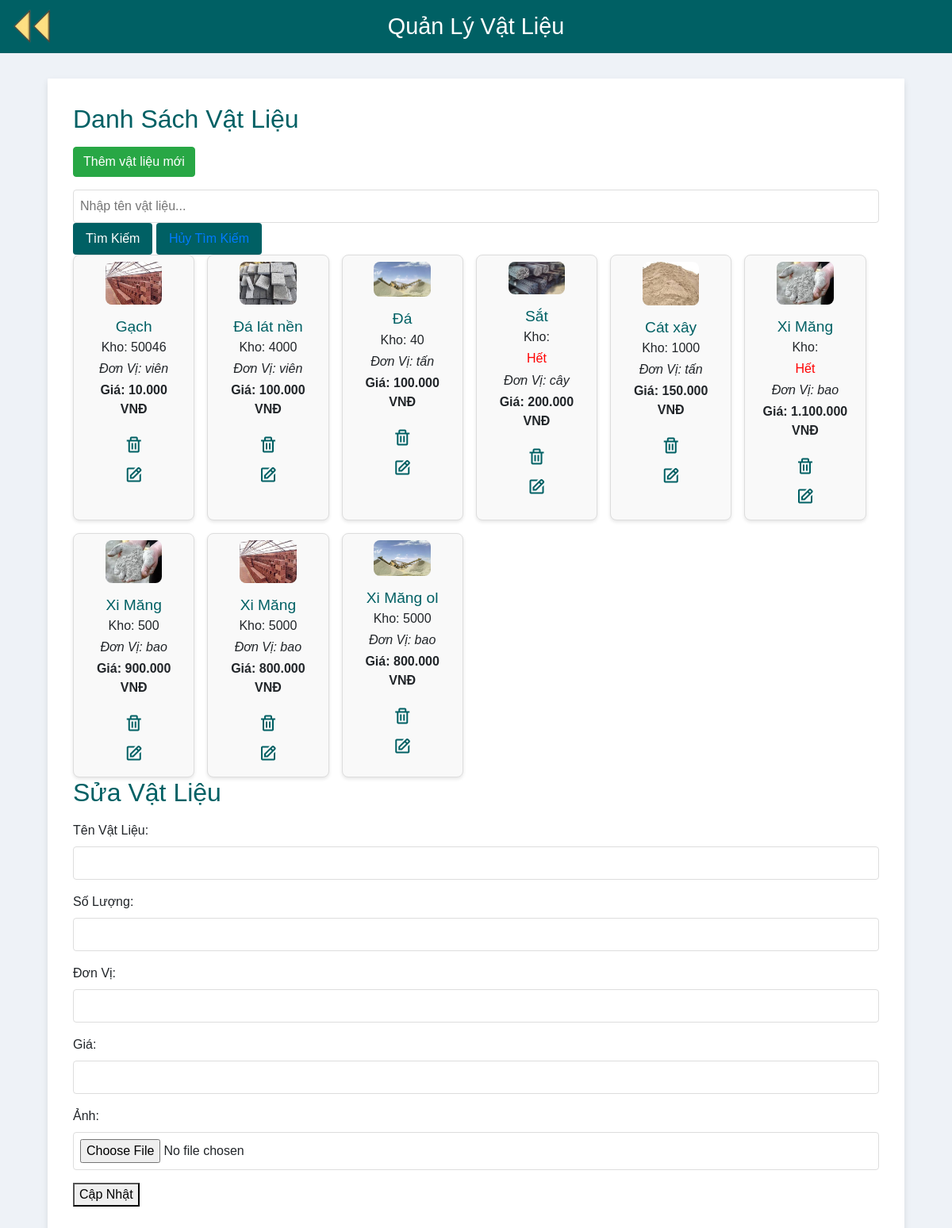
Screenshot of /quanli.php with the database file from the repository.
### tables this page shows
CREATE TABLE `materials` (
  `id` int(11) NOT NULL,
  `name` varchar(50) NOT NULL,
  `quantity` int(11) NOT NULL,
  `price` varchar(50) NOT NULL,
  `unit` varchar(50) DEFAULT NULL,
  `image` varchar(300) NOT NULL
);

### quanli.php (the view, shortened to what this page needs)
<?php
$servername = "localhost";
$username = "root";
$password = "";
$dbname = "quan_ly_vat_lieu";
$conn = new mysqli($servername, $username, $password, $dbname);
function getMaterials() {
    global $conn;
    $sql = "SELECT * FROM materials";
    $result = $conn->query($sql);
    $materials = array();
    if ($result->num_rows > 0) {
        while($row = $result->fetch_assoc()) {
            $materials[] = $row;
        }
    }
    return $materials;
}
$materials = getMaterials();
if ($_SERVER['REQUEST_METHOD'] == 'POST' && isset($_POST['search'])) {
    $searchKeyword = $_POST['searchKeyword'];
    $materials = searchMaterials($searchKeyword);
} else {
    $materials = getMaterials();
}
?>
<!DOCTYPE html>
<html lang="vi">
<head>
    <link href='https://unpkg.com/boxicons@2.1.4/css/boxicons.min.css' rel='stylesheet'>
    <link rel="stylesheet" href="https://cdn.jsdelivr.net/npm/bootstrap@4.6.2/dist/css/bootstrap.min.css">
</head>
<body>
    <header>
        <a href="dashboard.php"><img src="./img/qdd.png" alt="Logo"></a>
        <h1>Quản Lý Vật Liệu</h1>
    </header>
    <div class="container">
        <h2>Danh Sách Vật Liệu</h2>
        <button type="button" class="btn btn-success" data-toggle="modal" data-target="#myModal">Thêm vật liệu
            mới</button>
        <form method="POST">
            <input type="text" name="searchKeyword" placeholder="Nhập tên vật liệu...">
            <button class="tkim" type="submit" name="search">Tìm Kiếm</button>
            <button class="tkim" type="submit" class="huytim"><a href="quanli.php">Hủy Tìm Kiếm</a></button>
        </form>
        <div class="material-list">
            <?php foreach ($materials as $material) : ?>
            <div class="material-card">
                <?php if (!empty($material['image'])) : ?>
                <img width="200px" src="<?php echo $material['image']; ?>" alt="<?php echo $material['name']; ?>">
                <?php else : ?>
                <img src="default-image.jpg" alt="No Image">
                <?php endif; ?>
                <h3 id="name"><?php echo $material['name']; ?></h3>
                <p id="kho">Kho: <?php
                if($material['quantity']<=0){
                    echo '<p id="het">Hết</p>';
                }else{
                echo $material['quantity'];
                }?></p>
                <i>
                    <p>Đơn Vị: <?php echo $material['unit']; ?></p>
                </i>
                <b>
                    <p id="gia">Giá: <?php echo ' '. number_format($material["price"], 0, ',', '.') . ' VNĐ';  ?></p>
                </b>
                <div class="action-buttons">
                    <form method="POST">
                        <button class="but1" type="submit" name="delete"><i
                                onclick="return confirm('Bạn có chắc chắn muốn xóa không');"
                                class='bx bx-trash'></i></button>
                    </form>
                    <button class="but2" onclick="editMaterial('<?php echo $material['id']; ?>', '<?php echo $material['name']; ?>',
                             '<?php echo $material['quantity']; ?>', '<?php echo $material['price']; ?>',
                             '<?php echo $material['unit']; ?>', '<?php echo $material['image']; ?>')">
                        <i class='bx bx-edit'></i></button>
                </div>
            </div>
            <?php endforeach; ?>
        </div>
        <h2>Sửa Vật Liệu</h2>
        <form method="POST" enctype="multipart/form-data">
            <div>
                <label for="edit_name">Tên Vật Liệu:</label>
                <input type="text" id="edit_name" name="name" required>
            </div>
            <div>
                <label for="edit_quantity">Số Lượng:</label>
                <input type="number" id="edit_quantity" name="quantity" required>
            </div>
            <div>
                <label for="edit_unit">Đơn Vị:</label>
                <input type="text" id="edit_unit" name="unit" required>
            </div>
            <div>
                <label for="edit_price">Giá:</label>
                <input type="number" id="edit_price" name="price" step="0.01" required>
            </div>
            <div>
                <label for="edit_image">Ảnh:</label>
                <input type="file" id="edit_image" name="image" accept="image/*">
            </div>
            <button type="submit" name="update">Cập Nhật</button>
        </form>
    </div>
</body>
</html>

### quanli.php (style rules this page uses)
body { font-family: Arial, sans-serif; background-color: #eef2f7; margin: 0; padding: 0; }
header { background-color: #006064; color: #fff; padding: 1rem; text-align: center; position: relative; }
header img { position: absolute; left: 10px; top: 50%; transform: translateY(-50%); width: 60px; }
header h1 { margin: 0; font-size: 1.8rem; }
.container { width: 90%; max-width: 1200px; margin: 2rem auto; background-color: #fff; padding: 2rem; box-shadow: 0 4px 8px rgba(0, 0, 0, 0.1); border-radius: 1px; }
.material-list { display: flex; flex-wrap: wrap; gap: 1rem; }
.material-card { background-color: #f9f9f9; border: 1px solid #ddd; border-radius: 8px; width: calc(16.66% - 1rem); padding: 0.5rem 1rem; box-shadow: 0 2px 4px rgba(0, 0, 0, 0.1); text-align: center; transition: transform 0.3s ease, box-shadow 0.3s ease; cursor: pointer; }
.material-card img { max-width: 60%; border-radius: 8px; margin-bottom: 1rem; }
.material-card h3 { margin: 0; font-size: 1.2rem; color: #006064; }
.material-card p { margin: 0.2rem 0; }
.material-card p#het { color: red; }
.but1, .but2 { background: none; border: none; cursor: pointer; font-size: 1.5rem; color: #006064; }
form { margin-top: 1rem; }
form div { margin-bottom: 1rem; }
form label { display: block; margin-bottom: 0.5rem; }
form input[type="text"], form input[type="number"], form input[type="file"] { width: 100%; padding: 0.5rem; border: 1px solid #ddd; border-radius: 4px; }
.tkim { background-color: #006064; color: #fff; padding: 0.5rem 1rem; border: none; border-radius: 4px; cursor: pointer; }
h2 { color: #006064; margin-bottom: 1rem; }

### rows the page displays
materials: image (picture), name "Gạch", quantity "50046", unit "viên", price "10.000"
materials: image (picture), name "Đá lát nền", quantity "4000", unit "viên", price "100.000"
materials: image (picture), name "Đá", quantity "40", unit "tấn", price "100.000"
materials: image (picture), name "Sắt", quantity "Hết", unit "cây", price "200.000"
materials: image (picture), name "Cát xây", quantity "1000", unit "tấn", price "150.000"
materials: image (picture), name "Xi Măng", quantity "Hết", unit "bao", price "1.100.000"
materials: image (picture), name "Xi Măng", quantity "500", unit "bao", price "900.000"
materials: image (picture), name "Xi Măng", quantity "5000", unit "bao", price "800.000"
materials: image (picture), name "Xi Măng ol", quantity "5000", unit "bao", price "800.000"
